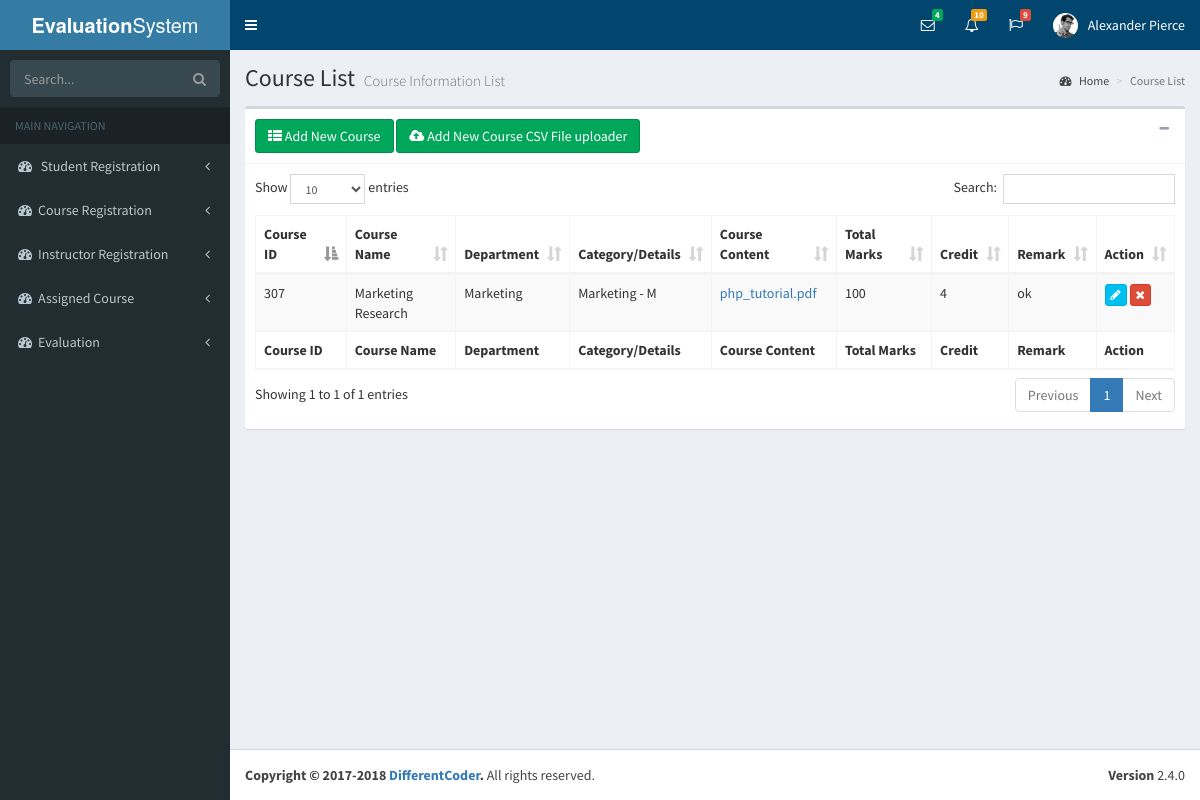
Screenshot of /CourseRegistration.php (signed in) with the database file from the repository.
### tables this page shows
CREATE TABLE `course_info` (
  `id` int(11) NOT NULL,
  `course_id` varchar(20) NOT NULL,
  `course_name` varchar(25) NOT NULL,
  `department` varchar(30) NOT NULL,
  `category` varchar(30) NOT NULL,
  `total_marks` varchar(11) NOT NULL,
  `credit` varchar(11) NOT NULL,
  `remark` varchar(55) NOT NULL,
  `course_content` varchar(155) NOT NULL,
  `status` int(11) NOT NULL
);

### class/control_view.php (called while the page is built, shortened)
<?php
	function gteAllCourse($conn) {
		$sql = "SELECT * FROM `course_info` Where status = '1'";
		$query = mysqli_query($conn, $sql) or mysqli_error($conn);
		return $query;
	}

### CourseRegistration.php (the view, shortened to what this page needs)
<?php
require_once 'header.php';
require_once 'leftSide.php';
require_once 'class/control_view.php';
?>
<div class="content-wrapper">
    <section class="content-header">
        <h1>
            Course List
            <small>Course Information List </small>
        </h1>
        <ol class="breadcrumb">
            <li><a href="home.php"><i class="fa fa-dashboard"></i> Home</a></li>
            <li class="active">Course List </li>
        </ol>
    </section>
    <section class="content">
        <div class="row">
            <div class="col-xs-12">
                <div class="box">
                    <div class="box-header with-border">
                        <h3 class="box-title"><a class="btn btn-success" data-toggle="modal" data-target="#modal-addCoursearea"> <i class="fa fa-th-list" aria-hidden="true"></i> Add New Course </a>  </h3>
                        <h3 class="box-title"><a class="btn btn-success" data-toggle="modal" data-target="#modal-addCourseareacsv"> <i class="fa fa-cloud-upload" aria-hidden="true"></i> Add New Course CSV File uploader </a>  </h3>
                        <div class="box-tools pull-right">
                            <button type="button" class="btn btn-box-tool" data-widget="collapse"><i class="fa fa-minus"></i></button>
                        </div>
                    </div>
                    <div class="box-body dc-table-style">
                        <table id="example1" class="table table-bordered table-striped">
                            <thead>
                            <tr>
                                <th>Course ID </th>
                                <th>Course Name</th>
                                <th>Department</th>
                                <th>Category/Details</th>
                                <th>Course Content</th>
                                <th>Total Marks </th>
                                <th>Credit </th>
                                <th>Remark </th>
                                <th>Action</th>
                            </tr>
                            </thead>
                            <tbody>
                            <?php
                            include_once  'class/control_view.php';
                            $getAllCourse = gteAllCourse($conn);
                            while ($view = mysqli_fetch_assoc($getAllCourse)) {
                            extract($view);
                            ?>
                            <tr id="<?php echo $view['id'] ?>">
                                <td><?php echo $view['course_id']; ?></td>
                                <td><?php echo $view['course_name']; ?></td>
                                <td><?php echo $view['department']; ?> </td>
                                <td><?php echo $view['category']; ?></td>
                                <td><a href="<?php echo "csv/".$view['course_content']; ?>" target=_blank><?php echo $view['course_content']; ?></a></td>
                                <td><?php echo $view['total_marks']; ?></td>
                                <td><?php echo $view['credit']; ?></td>
                                <td><?php echo $view['remark']; ?></td>
                                <td>
                                    <a href="javascript:void(0);" input type="button" name="Update"  id="<?php echo $view["id"]; ?>" class="btn btn-info btn-xs update_data"><i class="fa fa-pencil" aria-hidden="true"></i></a>
                                    <a class='btn btn-danger btn-xs remove'><i class="fa fa-times" aria-hidden="true"></i></a>
                                </td>
                            </tr>
                            <?php } ?>
                            </tbody>
                            <tfoot>
                            <tr>
                                <th>Course ID </th>
                                <th>Course Name</th>
                                <th>Department</th>
                                <th>Category/Details</th>
                                <th>Course Content</th>
                                <th>Total Marks </th>
                                <th>Credit </th>
                                <th>Remark </th>
                                <th>Action</th>
                            </tr>
                            </tfoot>
                        </table>
                    </div>
                </div>
            </div>
        </div>
    </section>
</div>
<?php require_once 'footer.php';?>

### rows the page displays
course_info: course "307", course_name "Marketing Research", department "Marketing", category "Marketing - M", course_content "php_tutorial.pdf", total_marks "100", credit "4", remark "ok"
